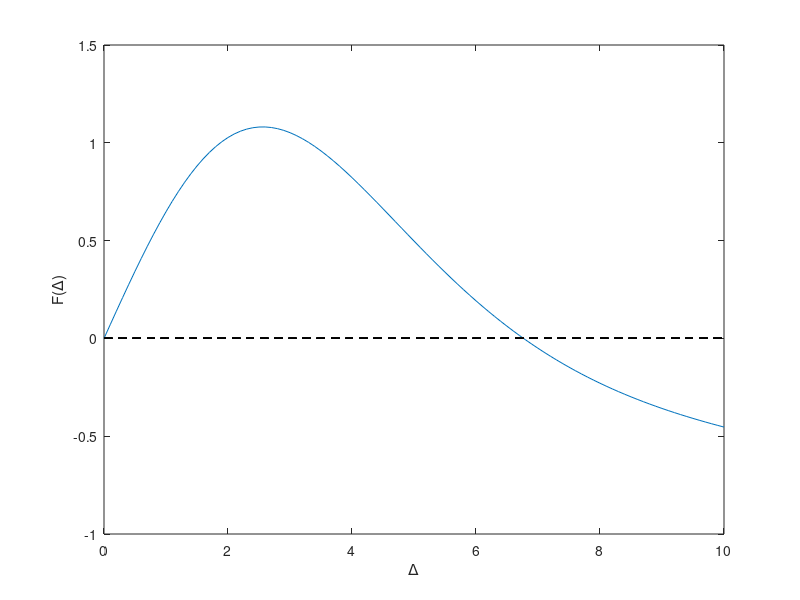

Reproduce this figure in MATLAB.
% This code is used to determine the existence and stability of bump
% solutions in the neural field model from the article 'A dynamic neural 
% field model of continuous input integration' by W. Wojtak et al.
%
% (c) Weronika Wojtak, March 2023

%% cleaning
clear; clc;

%% delta range
delta = 0:0.1:10;

%% theta
theta = [];

%% Mexican-hat kernel
p(1) = 3;      % A_ex
p(2) = 2;    % s_ex
p(3) = 1.5;    % A_inh
p(4) = 4;      % s_inh
p(5) = 0.1;    % g_i
w = @(x,A_ex,s_ex,A_in,s_in,g_i) A_ex * exp(-0.5 * (x).^2 / s_ex^2) - A_in * exp(-0.5 * (x).^2 / s_in^2) - g_i;

%% set K, K=u(x,0)+v(x,0)
K = 0;

%% loop over deltas
for i = 1:numel(delta)
    theta = [theta (integral(@(x)w(x,p(1),p(2),p(3),p(4),p(5)),0,delta(i)) + K) / 2];
end

%% plot results
figure; 
plot(delta,theta)
xlabel('\Delta'), ylabel('F(\Delta)')
hold on, plot(delta,ones(length(delta))*K/2,'--k')

 